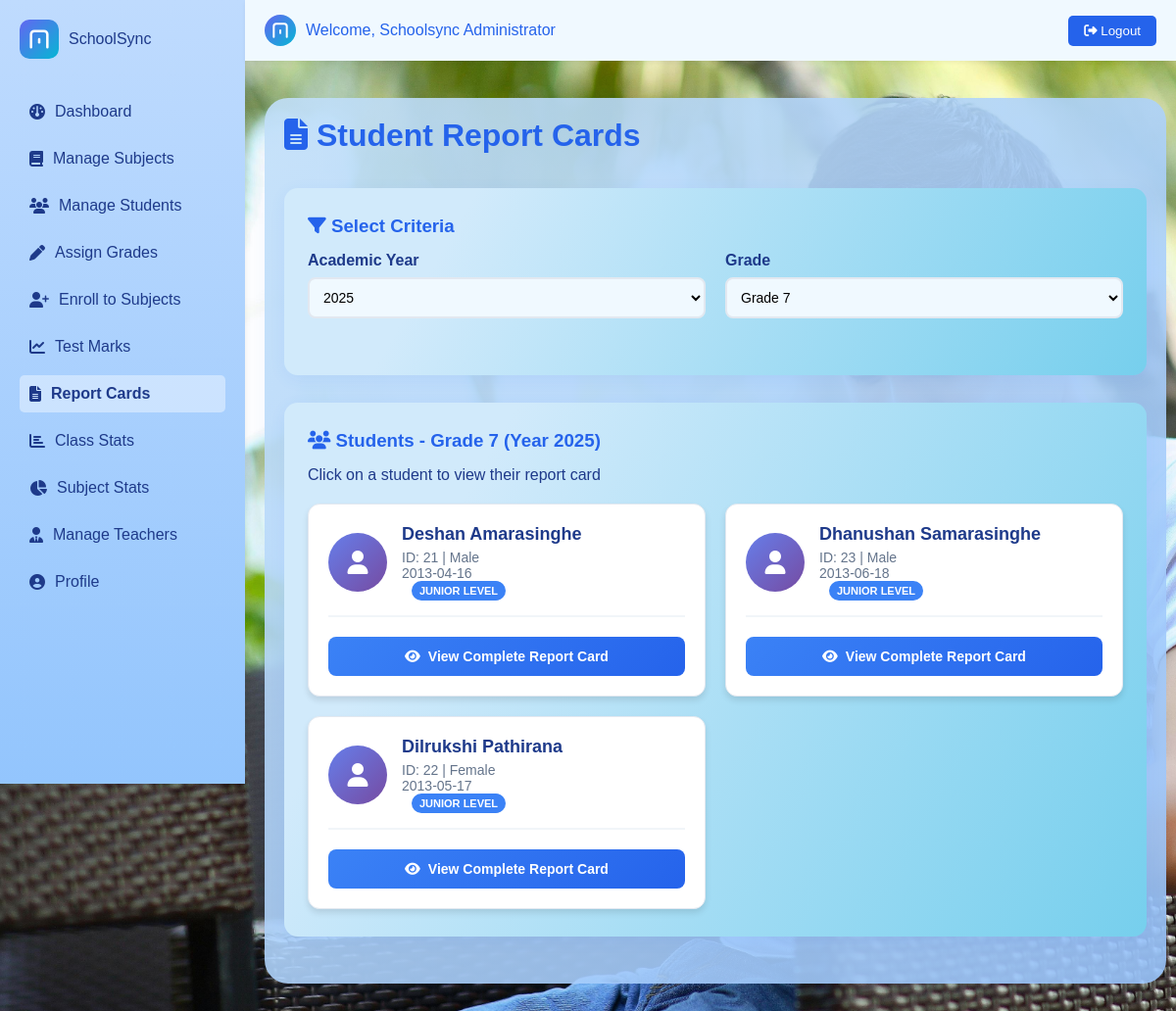
The app's page /php/report_cards.php?year=2025&grade=7 (signed in) with its own data.
### tables this page shows
CREATE TABLE `students` (
  `id` int(11) NOT NULL,
  `full_name` varchar(100) NOT NULL,
  `gender` enum('male','female') NOT NULL,
  `birth_date` date NOT NULL,
  `address` text DEFAULT NULL,
  `phone` varchar(15) DEFAULT NULL,
  `email` varchar(100) DEFAULT NULL,
  `religion` varchar(50) DEFAULT NULL,
  `father_name` varchar(100) DEFAULT NULL,
  `mother_name` varchar(100) DEFAULT NULL,
  `guardian_name` varchar(100) DEFAULT NULL,
  `guardian_phone` varchar(15) DEFAULT NULL,
  `guardian_email` varchar(100) DEFAULT NULL,
  `special_details` text DEFAULT NULL,
  `status` enum('active','inactive') NOT NULL DEFAULT 'active',
  `image_path` varchar(255) DEFAULT NULL,
  `created_at` timestamp NOT NULL DEFAULT current_timestamp()
);

### php/report_cards.php (the view, shortened to what this page needs)
<?php
include 'config.php';
$current_year = date('Y');
$selected_year = isset($_GET['year']) ? (int)$_GET['year'] : $current_year;
$selected_grade = isset($_GET['grade']) ? (int)$_GET['grade'] : 7;
$years = array();
for ($i = $current_year - 5; $i <= $current_year + 5; $i++) {
    $years[] = $i;
}
$grades = array();
if ($selected_year) {
    $grade_sql = "SELECT DISTINCT grade_number FROM grades WHERE year = ? ORDER BY grade_number";
    $grade_stmt = $conn->prepare($grade_sql);
    $grade_stmt->bind_param("i", $selected_year);
    $grade_stmt->execute();
    $grade_result = $grade_stmt->get_result();
    while ($row = $grade_result->fetch_assoc()) {
        $grades[] = $row['grade_number'];
    }
}
$students = array();
if ($selected_year && $selected_grade) {
    $student_sql = "SELECT DISTINCT s.id, s.full_name, s.gender, s.birth_date, s.address, s.phone, s.email, s.religion, s.father_name, s.mother_name, s.guardian_name, s.guardian_phone, s.guardian_email, s.special_details, s.status, s.image_path, s.created_at
                    FROM students s
                    JOIN student_grades sg ON s.id = sg.student_id
                    JOIN grades g ON sg.grade_id = g.id
                    WHERE g.year = ? AND g.grade_number = ? AND sg.status = 'active'
                    ORDER BY s.full_name";
    $student_stmt = $conn->prepare($student_sql);
    $student_stmt->bind_param("ii", $selected_year, $selected_grade);
    $student_stmt->execute();
    $student_result = $student_stmt->get_result();
    while ($row = $student_result->fetch_assoc()) {
        $students[] = $row;
    }
}
function getReportCardFormat($grade) {
    if ($grade >= 6 && $grade <= 9) return 'junior';
    return 'primary';
}
?>
<!DOCTYPE html>
<html lang="en">
<head>
    <link rel="stylesheet" href="../css/styles.css">
    <link rel="stylesheet" href="https://cdnjs.cloudflare.com/ajax/libs/font-awesome/6.4.2/css/all.min.css">
</head>
<body>
    <?php include 'navbar.php'; ?>
    <div class="container">
        <div class="header-container">
            <h1><i class="fa-solid fa-file-alt"></i> Student Report Cards</h1>
        </div>
        <div class="card">
            <h3><i class="fa-solid fa-filter"></i> Select Criteria</h3>
            <form method="GET" class="selection-container">
                <div class="selection-group">
                    <label for="year">Academic Year</label>
                    <select name="year" id="year" onchange="this.form.submit()">
                        <?php foreach ($years as $year): ?>
                            <option value="<?php echo $year; ?>" <?php if ($selected_year == $year) echo 'selected'; ?>>
                                <?php echo $year; ?>
                            </option>
                        <?php endforeach; ?>
                    </select>
                </div>
                <div class="selection-group">
                    <label for="grade">Grade</label>
                    <select name="grade" id="grade" onchange="this.form.submit()" <?php if (!$selected_year) echo 'disabled'; ?>>
                        <?php foreach ($grades as $grade): ?>
                            <option value="<?php echo $grade; ?>" <?php if ($selected_grade == $grade) echo 'selected'; ?>>
                                Grade <?php echo $grade; ?>
                            </option>
                        <?php endforeach; ?>
                    </select>
                </div>
            </form>
        </div>
        <?php if ($selected_year && $selected_grade && !empty($students)): ?>
            <div class="card">
                <h3><i class="fa-solid fa-users"></i> Students - Grade <?php echo $selected_grade; ?> (Year <?php echo $selected_year; ?>)</h3>
                <p class="text-muted">Click on a student to view their report card</p>
                <div class="students-grid">
                    <?php foreach ($students as $student): ?>
                        <?php
                        $format = getReportCardFormat($selected_grade);
                        $format_class = 'format-' . $format;
                        ?>
                        <div class="student-card">
                            <div class="student-header">
                                <div class="student-avatar">
                                    <?php if ($student['image_path']): ?>
                                        <img src="<?php echo htmlspecialchars($student['image_path']); ?>" alt="Student Photo" style="width: 100%; height: 100%; border-radius: 50%; object-fit: cover;">
                                    <?php else: ?>
                                        <i class="fa-solid fa-user"></i>
                                    <?php endif; ?>
                                </div>
                                <div class="student-info">
                                    <h3><?php echo htmlspecialchars($student['full_name']); ?></h3>
                                    <p>ID: <?php echo $student['id']; ?> | <?php echo ucfirst($student['gender']); ?></p>
                                    <p><?php echo $student['birth_date']; ?></p>
                                    <span class="format-indicator <?php echo $format_class; ?>">
                                        <?php echo ucfirst($format); ?> Level
                                    </span>
                                </div>
                            </div>
                            <button class="report-card-btn <?php echo $format; ?>" onclick="viewReportCard(<?php echo $student['id']; ?>)">
                                <i class="fa-solid fa-eye"></i>
                                View Complete Report Card
                            </button>
                        </div>
                    <?php endforeach; ?>
                </div>
            </div>
        <?php endif; ?>
    </div>
</body>
</html>

### css/styles.css (style rules this page uses)
* { margin: 0; padding: 0; box-sizing: border-box; font-family: 'Poppins', sans-serif; }
body { background: linear-gradient(135deg, #6366f1 0%, #8b5cf6 100%); background-image: url('../images/bg.jpg'); background-size: cover; background-blend-mode: overlay; }
.selection-container { display: grid; grid-template-columns: repeat(auto-fit, minmax(200px, 1fr)); gap: 20px; margin-bottom: 30px; }
.selection-group { display: flex; flex-direction: column; }
.selection-group label { font-weight: 600; color: #1e3a8a; margin-bottom: 8px; }
.selection-group select { padding: 10px; border: 2px solid #e2e8f0; border-radius: 8px; font-size: 14px; }
.container { background: linear-gradient(135deg, rgba(193, 223, 249, 0.9) 0%, rgba(153, 196, 252, 0.9) 100%); width: calc(100% - 280px); max-width: 100%; min-height: 80vh; border-radius: 24px; box-shadow: 0 8px 32px rgba(59,130,246,0.08); margin: 100px auto 50px 270px; padding: 20px; flex-grow: 1; transition: margin-left 0.3s ease, width 0.3s ease; }
.card { background: linear-gradient(120deg, #d1eafb 20%, #76cfed 100%); color: #1e3a8a; border-radius: 14px; box-shadow: 0 4px 16px rgba(59,130,246,0.08); margin-bottom: 28px; padding: 28px 24px; transition: transform 0.3s, box-shadow 0.3s; animation: fadeIn 1s; }
h1, h2, h3 { color: #2563eb; margin-bottom: 15px; }
form { display: flex; flex-direction: column; gap: 10px; }
.header-container { display: flex; justify-content: space-between; align-items: center; margin-bottom: 20px; width: 100%; }
input, select, textarea { padding: 10px; border: 1px solid #bfdbfe; border-radius: 5px; font-size: 1rem; background: #f0f9ff; }
button { background: linear-gradient(to right, #3b82f6, #2563eb); color: white; border: none; padding: 10px 20px; border-radius: 5px; cursor: pointer; transition: opacity 0.3s, transform 0.2s; }

### php/report_cards.php (style rules this page uses)
.students-grid { display: grid; grid-template-columns: repeat(auto-fill, minmax(300px, 1fr)); gap: 20px; margin-top: 20px; }
.student-card { background: white; border-radius: 12px; padding: 20px; box-shadow: 0 4px 6px rgba(0, 0, 0, 0.1); border: 1px solid #e2e8f0; transition: all 0.3s ease; }
.student-header { display: flex; align-items: center; gap: 15px; margin-bottom: 20px; padding-bottom: 15px; border-bottom: 2px solid #f1f5f9; }
.student-avatar { width: 60px; height: 60px; border-radius: 50%; background: linear-gradient(135deg, #667eea 0%, #764ba2 100%); display: flex; align-items: center; justify-content: center; color: white; font-size: 24px; font-weight: bold; }
.student-info h3 { margin: 0 0 5px 0; color: #1e3a8a; font-size: 18px; }
.student-info p { margin: 0; color: #64748b; font-size: 14px; }
.report-card-btn { width: 100%; padding: 12px; background: linear-gradient(135deg, #667eea 0%, #764ba2 100%); color: white; border: none; border-radius: 8px; font-size: 14px; font-weight: 600; cursor: pointer; transition: all 0.3s ease; display: flex; align-items: center; justify-content: center; gap: 8px; }
.report-card-btn.junior { background: linear-gradient(135deg, #3b82f6 0%, #2563eb 100%); }
.format-indicator { display: inline-block; padding: 4px 8px; border-radius: 12px; font-size: 11px; font-weight: 600; text-transform: uppercase; color: white; margin-left: 10px; }
.format-junior { background: #3b82f6; }

### records on screen
students: full_name "Deshan Amarasinghe", id "21", gender "Male", birth_date "2013-04-16", format "JUNIOR"
students: full_name "Dhanushan Samarasinghe", id "23", gender "Male", birth_date "2013-06-18", format "JUNIOR"
students: full_name "Dilrukshi Pathirana", id "22", gender "Female", birth_date "2013-05-17", format "JUNIOR"

### other values on screen
$_SESSION['full_name'] "Schoolsync Administrator"
$selected_grade "7"
$selected_year "2025"
form field year "2025"
